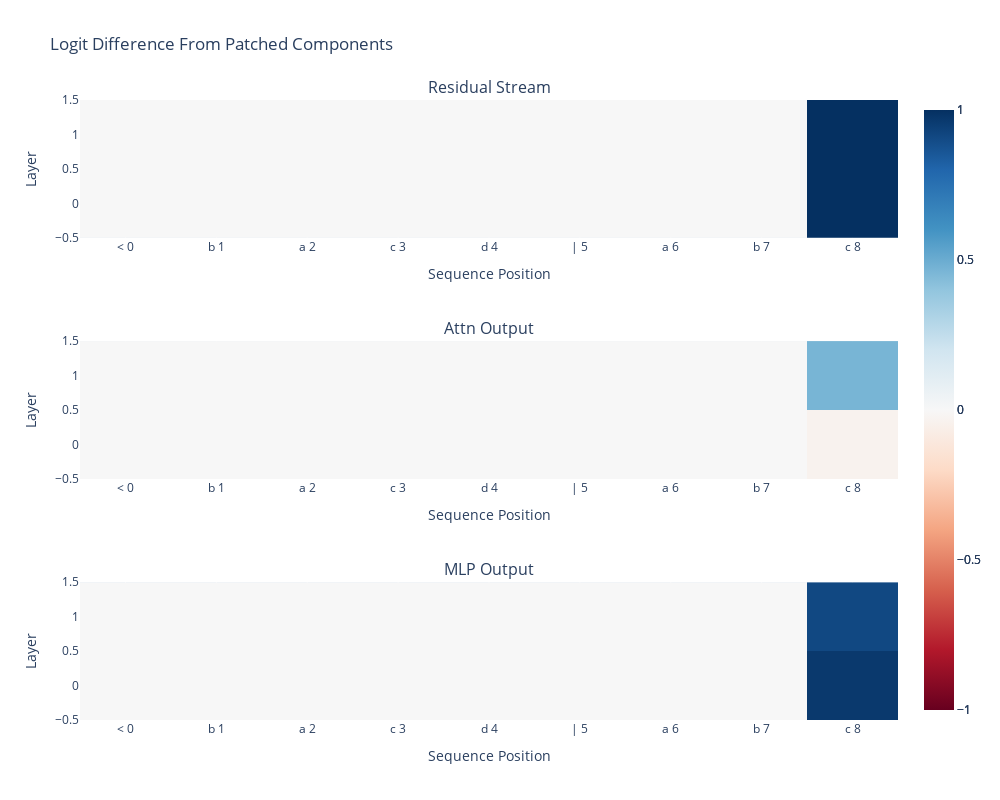

Notebook cell for this chart:
### Code cell
act_patch_block_every = transformer_lens.patching.get_act_patch_block_every(
    model,
    incorrect_string_tokens,
    correct_cache,
    ioi_metric,
)

import plotly.express as px
import plotly.graph_objects as go
from plotly.subplots import make_subplots

# Create subplots
fig = make_subplots(
    rows=3, cols=1, subplot_titles=["Residual Stream", "Attn Output", "MLP Output"]
)

# Add heatmaps for each component
for i in range(3):
    fig.add_trace(
        go.Heatmap(
            z=act_patch_block_every[i].cpu().numpy(),
            x=labels,
            colorscale="RdBu",
            zmid=0,
            zmin=-1,
            zmax=1,
        ),
        row=i + 1,
        col=1,
    )

# Update layout
fig.update_layout(
    title="Logit Difference From Patched Components",
    height=800,
    width=1000,
)

# Update axes
for i in range(3):
    fig.update_xaxes(title_text="Sequence Position", row=i + 1, col=1)
    fig.update_yaxes(title_text="Layer", row=i + 1, col=1)

# Update colorbar
fig.update_layout(coloraxis_colorbar=dict(title="Logit Difference"))

fig.show()

### Figure 1 — Plotly figure (JSON) as saved in the notebook; plotly's stock layout.template omitted (floating-point values rounded to 4 significant figures)
{"data": [{"colorscale": [[0, "rgb(103,0,31)"], [0.1, "rgb(178,24,43)"], [0.2, "rgb(214,96,77)"], [0.3, "rgb(244,165,130)"], [0.4, "rgb(253,219,199)"], [0.5, "rgb(247,247,247)"], [0.6, "rgb(209,229,240)"], [0.7, "rgb(146,197,222)"], [0.8, "rgb(67,147,195)"], [0.9, "rgb(33,102,172)"], [1, "rgb(5,48,97)"]], "type": "heatmap", "x": ["< 0", "b 1", "a 2", "c 3", "d 4", "| 5", "a 6", "b 7", "c 8"], "xaxis": "x", "yaxis": "y", "z": [[0, 0, 0, 0, 0, 0, 0, 0, 1], [0, 0, 0, 0, 0, 0, 0, 0, 1]], "zmax": 1, "zmid": 0, "zmin": -1}, {"colorscale": [[0, "rgb(103,0,31)"], [0.1, "rgb(178,24,43)"], [0.2, "rgb(214,96,77)"], [0.3, "rgb(244,165,130)"], [0.4, "rgb(253,219,199)"], [0.5, "rgb(247,247,247)"], [0.6, "rgb(209,229,240)"], [0.7, "rgb(146,197,222)"], [0.8, "rgb(67,147,195)"], [0.9, "rgb(33,102,172)"], [1, "rgb(5,48,97)"]], "type": "heatmap", "x": ["< 0", "b 1", "a 2", "c 3", "d 4", "| 5", "a 6", "b 7", "c 8"], "xaxis": "x2", "yaxis": "y2", "z": [[0, 0, 0, 0, 0, 0, 0, 0, -0.03917], [0, 0, 0, 0, 0, 0, 0, 0, 0.4649]], "zmax": 1, "zmid": 0, "zmin": -1}, {"colorscale": [[0, "rgb(103,0,31)"], [0.1, "rgb(178,24,43)"], [0.2, "rgb(214,96,77)"], [0.3, "rgb(244,165,130)"], [0.4, "rgb(253,219,199)"], [0.5, "rgb(247,247,247)"], [0.6, "rgb(209,229,240)"], [0.7, "rgb(146,197,222)"], [0.8, "rgb(67,147,195)"], [0.9, "rgb(33,102,172)"], [1, "rgb(5,48,97)"]], "type": "heatmap", "x": ["< 0", "b 1", "a 2", "c 3", "d 4", "| 5", "a 6", "b 7", "c 8"], "xaxis": "x3", "yaxis": "y3", "z": [[0, 0, 0, 0, 0, 0, 0, 0, 0.9667], [0, 0, 0, 0, 0, 0, 0, 0, 0.9126]], "zmax": 1, "zmid": 0, "zmin": -1}], "layout": {"annotations": [{"font": {"size": 16}, "showarrow": false, "text": "Residual Stream", "x": 0.5, "xanchor": "center", "xref": "paper", "y": 1, "yanchor": "bottom", "yref": "paper"}, {"font": {"size": 16}, "showarrow": false, "text": "Attn Output", "x": 0.5, "xanchor": "center", "xref": "paper", "y": 0.6111, "yanchor": "bottom", "yref": "paper"}, {"font": {"size": 16}, "showarrow": false, "text": "MLP Output", "x": 0.5, "xanchor": "center", "xref": "paper", "y": 0.2222, "yanchor": "bottom", "yref": "paper"}], "coloraxis": {"colorbar": {"title": {"text": "Logit Difference"}}}, "height": 800, "title": {"text": "Logit Difference From Patched Components"}, "width": 1000, "xaxis": {"anchor": "y", "domain": [0, 1], "title": {"text": "Sequence Position"}}, "xaxis2": {"anchor": "y2", "domain": [0, 1], "title": {"text": "Sequence Position"}}, "xaxis3": {"anchor": "y3", "domain": [0, 1], "title": {"text": "Sequence Position"}}, "yaxis": {"anchor": "x", "domain": [0.7778, 1], "title": {"text": "Layer"}}, "yaxis2": {"anchor": "x2", "domain": [0.3889, 0.6111], "title": {"text": "Layer"}}, "yaxis3": {"anchor": "x3", "domain": [0, 0.2222], "title": {"text": "Layer"}}}}
